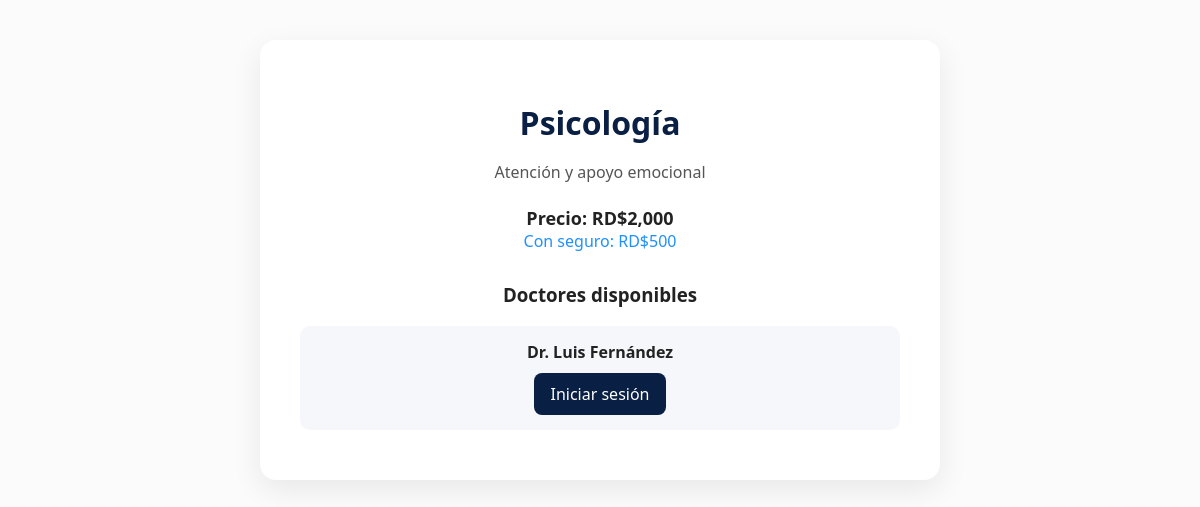
Page /especialidades/ver.php?id=1 on the committed database.
### tables this page shows
CREATE TABLE especialidades (
    id INT AUTO_INCREMENT PRIMARY KEY,
    nombre VARCHAR(100) NOT NULL,
    descripcion TEXT,
    precio DECIMAL(10,2) NOT NULL
);

CREATE TABLE doctores (
    id INT AUTO_INCREMENT PRIMARY KEY,
    nombre VARCHAR(100) NOT NULL,
    id_especialidad INT,
    FOREIGN KEY (id_especialidad) REFERENCES especialidades(id)
);

### especialidades/ver.php (the view, shortened to what this page needs)
<?php
require_once("../config/db.php");
$id = $_GET['id'];
$stmt = $pdo->prepare("SELECT * FROM especialidades WHERE id = ?");
$stmt->execute([$id]);
$esp = $stmt->fetch();
$stmt = $pdo->prepare("SELECT * FROM doctores WHERE id_especialidad = ?");
$stmt->execute([$id]);
$doctores = $stmt->fetchAll();
?>
<!DOCTYPE html>
<html>
<head>
<link rel="stylesheet" href="../assets/css/style.css">
</head>
<body>
<div class="detalle-container">
    <div class="detalle-box">
        <h1><?php echo $esp['nombre']; ?></h1>
        <p><?php echo $esp['descripcion']; ?></p>
        <div class="precio">
            Precio: RD$<?php echo number_format($esp['precio']); ?>
        </div>
        <div class="seguro">
            Con seguro: RD$<?php echo number_format($esp['precio'] * 0.25); ?>
        </div>
        <div class="doctores">
            <h3 style="text-align:center; margin-top:25px;">Doctores disponibles</h3>
            <?php if($doctores): ?>
                <?php foreach($doctores as $doc): ?>
                    <div class="doctor">
                        <strong><?php echo $doc['nombre']; ?></strong><br>
                        <?php if(isset($_SESSION['usuario'])): ?>
                            <a href="../user/agendar.php?doctor=<?php echo $doc['id']; ?>" class="btn">
                                Agendar cita
                            </a>
                        <?php else: ?>
                            <a href="../auth/login.php" class="btn">
                                Iniciar sesión
                            </a>
                        <?php endif; ?>
                    </div>
                <?php endforeach; ?>
            <?php else: ?>
                <p style="text-align:center;">No hay doctores disponibles.</p>
            <?php endif; ?>
        </div>
    </div>
</div>
</body>
</html>

### assets/css/style.css (style rules this page uses)
body { margin: 0; font-family: 'Segoe UI', Arial, sans-serif; background: #FBFBFB; color: #222; }

### especialidades/ver.php (style rules this page uses)
.detalle-container { min-height: 100vh; padding: 40px 20px; display: flex; justify-content: center; align-items: flex-start; }
.detalle-box { background: white; padding: 40px; border-radius: 16px; max-width: 600px; width: 100%; box-shadow: 0 10px 30px rgba(0,0,0,0.08); }
.detalle-box h1 { color: #0a1f44; margin-bottom: 15px; text-align: center; }
.detalle-box p { color: #555; line-height: 1.6; text-align: center; }
.precio { margin-top: 20px; font-size: 18px; font-weight: 600; text-align: center; }
.seguro { color: #1e90ff; font-size: 16px; text-align: center; }
.doctores { margin-top: 30px; }
.doctor { background: #f5f7fa; padding: 15px; border-radius: 10px; margin-bottom: 10px; text-align: center; }
.btn { display: inline-block; margin-top: 10px; padding: 10px 16px; background: #0a1f44; color: white; text-decoration: none; border-radius: 8px; transition: 0.3s; }

### rows in the picture
especialidades: nombre "Psicología", descripcion "Atención y apoyo emocional", precio "2,000", $esp['precio']*0.25 "500"
doctores: nombre "Dr. Luis Fernández"
